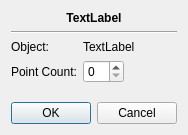
<?xml version="1.0" encoding="UTF-8"?>
<ui version="4.0">
 <class>PointObjectParameters</class>
 <widget class="QDialog" name="PointObjectParameters">
  <property name="geometry">
   <rect>
    <x>0</x>
    <y>0</y>
    <width>184</width>
    <height>135</height>
   </rect>
  </property>
  <property name="windowTitle">
   <string>Dialog</string>
  </property>
  <layout class="QVBoxLayout" name="verticalLayout">
   <item>
    <widget class="QLabel" name="label_space">
     <property name="font">
      <font>
       <weight>75</weight>
       <bold>true</bold>
      </font>
     </property>
     <property name="text">
      <string>TextLabel</string>
     </property>
     <property name="alignment">
      <set>Qt::AlignCenter</set>
     </property>
    </widget>
   </item>
   <item>
    <widget class="Line" name="line">
     <property name="orientation">
      <enum>Qt::Horizontal</enum>
     </property>
    </widget>
   </item>
   <item>
    <layout class="QHBoxLayout" name="horizontalLayout">
     <item>
      <layout class="QFormLayout" name="formLayout">
       <item row="0" column="0">
        <widget class="QLabel" name="label_2">
         <property name="text">
          <string>Object:</string>
         </property>
        </widget>
       </item>
       <item row="0" column="1">
        <widget class="QLabel" name="label_object">
         <property name="text">
          <string>TextLabel</string>
         </property>
         <property name="alignment">
          <set>Qt::AlignLeading|Qt::AlignLeft|Qt::AlignVCenter</set>
         </property>
        </widget>
       </item>
       <item row="1" column="0">
        <widget class="QLabel" name="label">
         <property name="text">
          <string>Point Count:</string>
         </property>
        </widget>
       </item>
       <item row="1" column="1">
        <layout class="QHBoxLayout" name="horizontalLayout_2">
         <item>
          <widget class="QSpinBox" name="spinBox_point_count"/>
         </item>
         <item>
          <spacer name="horizontalSpacer_2">
           <property name="orientation">
            <enum>Qt::Horizontal</enum>
           </property>
           <property name="sizeHint" stdset="0">
            <size>
             <width>40</width>
             <height>20</height>
            </size>
           </property>
          </spacer>
         </item>
        </layout>
       </item>
      </layout>
     </item>
     <item>
      <spacer name="horizontalSpacer">
       <property name="orientation">
        <enum>Qt::Horizontal</enum>
       </property>
       <property name="sizeHint" stdset="0">
        <size>
         <width>40</width>
         <height>20</height>
        </size>
       </property>
      </spacer>
     </item>
    </layout>
   </item>
   <item>
    <spacer name="verticalSpacer">
     <property name="orientation">
      <enum>Qt::Vertical</enum>
     </property>
     <property name="sizeHint" stdset="0">
      <size>
       <width>20</width>
       <height>0</height>
      </size>
     </property>
    </spacer>
   </item>
   <item>
    <widget class="QDialogButtonBox" name="buttonBox">
     <property name="orientation">
      <enum>Qt::Horizontal</enum>
     </property>
     <property name="standardButtons">
      <set>QDialogButtonBox::Cancel|QDialogButtonBox::Ok</set>
     </property>
     <property name="centerButtons">
      <bool>true</bool>
     </property>
    </widget>
   </item>
  </layout>
 </widget>
 <resources/>
 <connections>
  <connection>
   <sender>buttonBox</sender>
   <signal>accepted()</signal>
   <receiver>PointObjectParameters</receiver>
   <slot>accept()</slot>
   <hints>
    <hint type="sourcelabel">
     <x>248</x>
     <y>254</y>
    </hint>
    <hint type="destinationlabel">
     <x>157</x>
     <y>274</y>
    </hint>
   </hints>
  </connection>
  <connection>
   <sender>buttonBox</sender>
   <signal>rejected()</signal>
   <receiver>PointObjectParameters</receiver>
   <slot>reject()</slot>
   <hints>
    <hint type="sourcelabel">
     <x>316</x>
     <y>260</y>
    </hint>
    <hint type="destinationlabel">
     <x>286</x>
     <y>274</y>
    </hint>
   </hints>
  </connection>
 </connections>
</ui>
